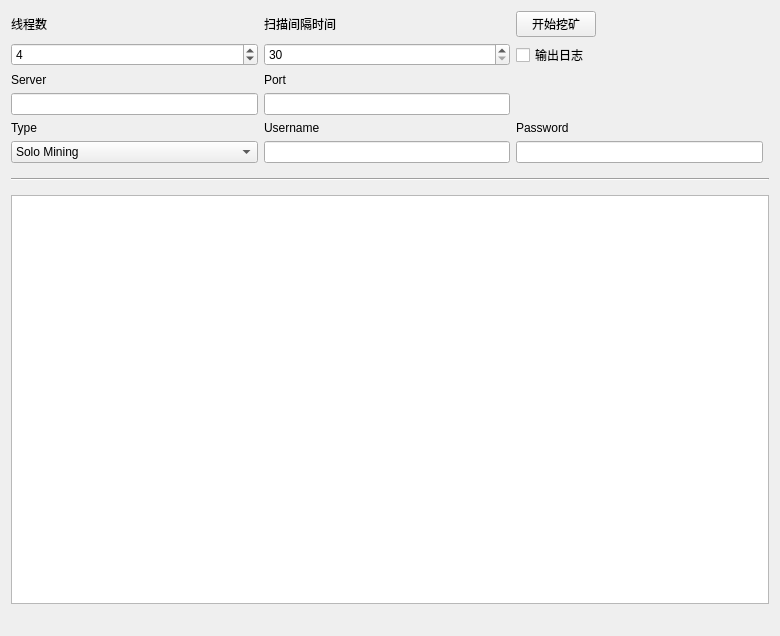
<?xml version="1.0" encoding="UTF-8"?>
<ui version="4.0">
 <class>MiningPage</class>
 <widget class="QWidget" name="MiningPage">
  <property name="geometry">
   <rect>
    <x>0</x>
    <y>0</y>
    <width>780</width>
    <height>636</height>
   </rect>
  </property>
  <property name="windowTitle">
   <string>Mining</string>
  </property>
  <layout class="QGridLayout" name="gridLayout">
   <property name="sizeConstraint">
    <enum>QLayout::SetMaximumSize</enum>
   </property>
   <item row="4" column="1">
    <widget class="QSpinBox" name="threadsBox">
     <property name="enabled">
      <bool>true</bool>
     </property>
     <property name="minimum">
      <number>1</number>
     </property>
     <property name="maximum">
      <number>32</number>
     </property>
     <property name="singleStep">
      <number>1</number>
     </property>
     <property name="value">
      <number>4</number>
     </property>
    </widget>
   </item>
   <item row="3" column="3">
    <widget class="QPushButton" name="startButton">
     <property name="sizePolicy">
      <sizepolicy hsizetype="Fixed" vsizetype="Fixed">
       <horstretch>0</horstretch>
       <verstretch>0</verstretch>
      </sizepolicy>
     </property>
     <property name="text">
      <string>开始挖矿</string>
     </property>
    </widget>
   </item>
   <item row="9" column="1">
    <widget class="QComboBox" name="typeBox">
     <property name="editable">
      <bool>false</bool>
     </property>
     <property name="currentIndex">
      <number>0</number>
     </property>
     <item>
      <property name="text">
       <string>Solo Mining</string>
      </property>
     </item>
     <item>
      <property name="text">
       <string>Pool Mining</string>
      </property>
     </item>
    </widget>
   </item>
   <item row="7" column="1">
    <widget class="QLineEdit" name="serverLine">
     <property name="enabled">
      <bool>true</bool>
     </property>
    </widget>
   </item>
   <item row="4" column="3">
    <widget class="QCheckBox" name="debugCheckBox">
     <property name="text">
      <string>输出日志</string>
     </property>
    </widget>
   </item>
   <item row="6" column="2">
    <widget class="QLabel" name="portLabel">
     <property name="enabled">
      <bool>true</bool>
     </property>
     <property name="text">
      <string>Port</string>
     </property>
    </widget>
   </item>
   <item row="3" column="1">
    <widget class="QLabel" name="threadsLabel">
     <property name="enabled">
      <bool>true</bool>
     </property>
     <property name="text">
      <string>线程数</string>
     </property>
    </widget>
   </item>
   <item row="16" column="3" colspan="2">
    <widget class="QLabel" name="mineSpeedLabel">
     <property name="sizePolicy">
      <sizepolicy hsizetype="Preferred" vsizetype="Preferred">
       <horstretch>0</horstretch>
       <verstretch>0</verstretch>
      </sizepolicy>
     </property>
     <property name="font">
      <font>
       <pointsize>10</pointsize>
       <weight>75</weight>
       <bold>true</bold>
      </font>
     </property>
     <property name="text">
      <string/>
     </property>
     <property name="alignment">
      <set>Qt::AlignRight|Qt::AlignTrailing|Qt::AlignVCenter</set>
     </property>
    </widget>
   </item>
   <item row="16" column="1" colspan="2">
    <widget class="QLabel" name="shareCount">
     <property name="font">
      <font>
       <pointsize>10</pointsize>
       <weight>75</weight>
       <bold>true</bold>
      </font>
     </property>
     <property name="text">
      <string/>
     </property>
    </widget>
   </item>
   <item row="15" column="1" colspan="4">
    <widget class="QListWidget" name="list">
     <property name="autoScrollMargin">
      <number>100000</number>
     </property>
     <property name="dragDropMode">
      <enum>QAbstractItemView::DragOnly</enum>
     </property>
     <property name="selectionMode">
      <enum>QAbstractItemView::NoSelection</enum>
     </property>
     <property name="movement">
      <enum>QListView::Snap</enum>
     </property>
     <property name="batchSize">
      <number>10</number>
     </property>
    </widget>
   </item>
   <item row="10" column="1" colspan="4">
    <widget class="Line" name="line">
     <property name="sizePolicy">
      <sizepolicy hsizetype="Minimum" vsizetype="Fixed">
       <horstretch>0</horstretch>
       <verstretch>0</verstretch>
      </sizepolicy>
     </property>
     <property name="minimumSize">
      <size>
       <width>0</width>
       <height>20</height>
      </size>
     </property>
     <property name="orientation">
      <enum>Qt::Horizontal</enum>
     </property>
    </widget>
   </item>
   <item row="3" column="2">
    <widget class="QLabel" name="scantimeLabel">
     <property name="enabled">
      <bool>true</bool>
     </property>
     <property name="layoutDirection">
      <enum>Qt::LeftToRight</enum>
     </property>
     <property name="text">
      <string>扫描间隔时间</string>
     </property>
    </widget>
   </item>
   <item row="4" column="2">
    <widget class="QSpinBox" name="scantimeBox">
     <property name="enabled">
      <bool>true</bool>
     </property>
     <property name="minimum">
      <number>30</number>
     </property>
     <property name="value">
      <number>30</number>
     </property>
    </widget>
   </item>
   <item row="8" column="1">
    <widget class="QLabel" name="typeLabel">
     <property name="enabled">
      <bool>true</bool>
     </property>
     <property name="text">
      <string>Type</string>
     </property>
    </widget>
   </item>
   <item row="9" column="2">
    <widget class="QLineEdit" name="usernameLine">
     <property name="enabled">
      <bool>true</bool>
     </property>
     <property name="text">
      <string/>
     </property>
    </widget>
   </item>
   <item row="8" column="2">
    <widget class="QLabel" name="usernameLabel">
     <property name="enabled">
      <bool>true</bool>
     </property>
     <property name="text">
      <string>Username</string>
     </property>
    </widget>
   </item>
   <item row="9" column="3">
    <widget class="QLineEdit" name="passwordLine">
     <property name="enabled">
      <bool>true</bool>
     </property>
    </widget>
   </item>
   <item row="8" column="3">
    <widget class="QLabel" name="passwordLabel">
     <property name="enabled">
      <bool>true</bool>
     </property>
     <property name="text">
      <string>Password</string>
     </property>
    </widget>
   </item>
   <item row="6" column="1">
    <widget class="QLabel" name="serverLabel">
     <property name="enabled">
      <bool>true</bool>
     </property>
     <property name="text">
      <string>Server</string>
     </property>
    </widget>
   </item>
   <item row="7" column="2">
    <widget class="QLineEdit" name="portLine"/>
   </item>
  </layout>
 </widget>
 <layoutdefault spacing="6" margin="11"/>
 <tabstops>
  <tabstop>serverLine</tabstop>
  <tabstop>list</tabstop>
 </tabstops>
 <resources/>
 <connections/>
</ui>
